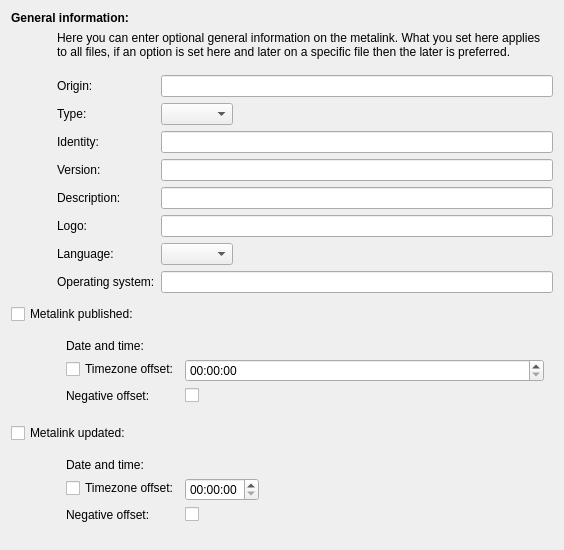
<?xml version="1.0" encoding="UTF-8"?>
<ui version="4.0">
 <class>General</class>
 <widget class="QWidget" name="General">
  <property name="geometry">
   <rect>
    <x>0</x>
    <y>0</y>
    <width>564</width>
    <height>550</height>
   </rect>
  </property>
  <property name="windowTitle">
   <string>Form</string>
  </property>
  <layout class="QGridLayout" name="gridLayout">
   <item row="3" column="1">
    <layout class="QFormLayout" name="formLayout">
     <property name="fieldGrowthPolicy">
      <enum>QFormLayout::ExpandingFieldsGrow</enum>
     </property>
     <item row="0" column="0">
      <widget class="QLabel" name="label_2">
       <property name="text">
        <string>Origin:</string>
       </property>
      </widget>
     </item>
     <item row="1" column="0">
      <widget class="QLabel" name="labelType">
       <property name="toolTip">
        <string>Dynamic means that updated metalinks can be found at &quot;Origin&quot;.</string>
       </property>
       <property name="text">
        <string>Type:</string>
       </property>
      </widget>
     </item>
     <item row="1" column="1">
      <widget class="KComboBox" name="type"/>
     </item>
     <item row="2" column="0">
      <widget class="QLabel" name="label_3">
       <property name="toolTip">
        <string extracomment="the basic identity of the metalink-file, e.g. KDE">The identity of the file</string>
       </property>
       <property name="text">
        <string>Identity:</string>
       </property>
      </widget>
     </item>
     <item row="2" column="1">
      <widget class="KLineEdit" name="identity">
       <property name="clickMessage">
        <string>Identity e.g. &quot;KDE&quot;</string>
       </property>
      </widget>
     </item>
     <item row="3" column="0">
      <widget class="QLabel" name="label_4">
       <property name="toolTip">
        <string extracomment="the version of the file e.g. 4.3 for KDE">The version of the file</string>
       </property>
       <property name="text">
        <string>Version:</string>
       </property>
      </widget>
     </item>
     <item row="3" column="1">
      <widget class="KLineEdit" name="version"/>
     </item>
     <item row="4" column="0">
      <widget class="QLabel" name="label_6">
       <property name="text">
        <string>Description:</string>
       </property>
      </widget>
     </item>
     <item row="4" column="1">
      <widget class="KLineEdit" name="description">
       <property name="showClearButton" stdset="0">
        <bool>true</bool>
       </property>
      </widget>
     </item>
     <item row="5" column="0">
      <widget class="QLabel" name="label_17">
       <property name="text">
        <string>Logo:</string>
       </property>
      </widget>
     </item>
     <item row="5" column="1">
      <widget class="KLineEdit" name="logo">
       <property name="inputMask">
        <string/>
       </property>
       <property name="clickMessage">
        <string>Url to the logo</string>
       </property>
       <property name="showClearButton" stdset="0">
        <bool>true</bool>
       </property>
      </widget>
     </item>
     <item row="6" column="0">
      <widget class="QLabel" name="label_19">
       <property name="toolTip">
        <string>The language of the file</string>
       </property>
       <property name="text">
        <string>Language:</string>
       </property>
      </widget>
     </item>
     <item row="6" column="1">
      <widget class="KComboBox" name="language"/>
     </item>
     <item row="7" column="0">
      <widget class="QLabel" name="label_20">
       <property name="text">
        <string>Operating system:</string>
       </property>
      </widget>
     </item>
     <item row="7" column="1">
      <widget class="KLineEdit" name="os">
       <property name="showClearButton" stdset="0">
        <bool>true</bool>
       </property>
      </widget>
     </item>
     <item row="0" column="1">
      <widget class="KLineEdit" name="origin">
       <property name="clickMessage">
        <string>Web-Url to the metalink</string>
       </property>
      </widget>
     </item>
    </layout>
   </item>
   <item row="6" column="1">
    <widget class="QWidget" name="publishedWidget" native="true">
     <layout class="QFormLayout" name="formLayout_2">
      <item row="0" column="0">
       <widget class="QLabel" name="label_30">
        <property name="text">
         <string>Date and time:</string>
        </property>
       </widget>
      </item>
      <item row="0" column="1">
       <widget class="KDateTimeWidget" name="published"/>
      </item>
      <item row="1" column="0">
       <widget class="QCheckBox" name="use_publishedtimeoffset">
        <property name="text">
         <string>Timezone offset:</string>
        </property>
       </widget>
      </item>
      <item row="1" column="1">
       <widget class="QTimeEdit" name="publishedoffset"/>
      </item>
      <item row="2" column="1">
       <widget class="QCheckBox" name="publishedNegative">
        <property name="text">
         <string/>
        </property>
       </widget>
      </item>
      <item row="2" column="0">
       <widget class="QLabel" name="label">
        <property name="text">
         <string>Negative offset:</string>
        </property>
       </widget>
      </item>
     </layout>
    </widget>
   </item>
   <item row="9" column="1">
    <widget class="QWidget" name="updatedWidget" native="true">
     <layout class="QFormLayout" name="formLayout_3">
      <property name="fieldGrowthPolicy">
       <enum>QFormLayout::ExpandingFieldsGrow</enum>
      </property>
      <item row="0" column="0">
       <widget class="QLabel" name="label_29">
        <property name="text">
         <string>Date and time:</string>
        </property>
       </widget>
      </item>
      <item row="0" column="1">
       <widget class="KDateTimeWidget" name="updated"/>
      </item>
      <item row="1" column="0">
       <widget class="QCheckBox" name="use_updatedtimeoffset">
        <property name="text">
         <string>Timezone offset:</string>
        </property>
       </widget>
      </item>
      <item row="1" column="1">
       <widget class="QTimeEdit" name="updatedoffset"/>
      </item>
      <item row="2" column="0">
       <widget class="QLabel" name="label_8">
        <property name="text">
         <string>Negative offset:</string>
        </property>
       </widget>
      </item>
      <item row="2" column="1">
       <widget class="QCheckBox" name="updatedNegative">
        <property name="text">
         <string/>
        </property>
       </widget>
      </item>
     </layout>
    </widget>
   </item>
   <item row="10" column="1">
    <spacer name="verticalSpacer_2">
     <property name="orientation">
      <enum>Qt::Vertical</enum>
     </property>
     <property name="sizeHint" stdset="0">
      <size>
       <width>20</width>
       <height>40</height>
      </size>
     </property>
    </spacer>
   </item>
   <item row="5" column="0" colspan="2">
    <widget class="QCheckBox" name="use_published">
     <property name="text">
      <string>Metalink published:</string>
     </property>
    </widget>
   </item>
   <item row="0" column="0" colspan="2">
    <widget class="QLabel" name="label_5">
     <property name="font">
      <font>
       <weight>75</weight>
       <bold>true</bold>
      </font>
     </property>
     <property name="text">
      <string>General information:</string>
     </property>
    </widget>
   </item>
   <item row="8" column="0" colspan="2">
    <widget class="QCheckBox" name="use_updated">
     <property name="text">
      <string>Metalink updated:</string>
     </property>
    </widget>
   </item>
   <item row="7" column="0">
    <spacer name="verticalSpacer_3">
     <property name="orientation">
      <enum>Qt::Vertical</enum>
     </property>
     <property name="sizeType">
      <enum>QSizePolicy::Fixed</enum>
     </property>
     <property name="sizeHint" stdset="0">
      <size>
       <width>40</width>
       <height>5</height>
      </size>
     </property>
    </spacer>
   </item>
   <item row="4" column="0">
    <spacer name="verticalSpacer">
     <property name="orientation">
      <enum>Qt::Vertical</enum>
     </property>
     <property name="sizeType">
      <enum>QSizePolicy::Fixed</enum>
     </property>
     <property name="sizeHint" stdset="0">
      <size>
       <width>40</width>
       <height>5</height>
      </size>
     </property>
    </spacer>
   </item>
   <item row="1" column="1">
    <widget class="QLabel" name="label_7">
     <property name="text">
      <string>Here you can enter optional general information on the metalink. What you set here applies to all files, if an option is set here and later on a specific file then the later is preferred.</string>
     </property>
     <property name="wordWrap">
      <bool>true</bool>
     </property>
    </widget>
   </item>
   <item row="2" column="1">
    <spacer name="verticalSpacer_4">
     <property name="orientation">
      <enum>Qt::Vertical</enum>
     </property>
     <property name="sizeType">
      <enum>QSizePolicy::Fixed</enum>
     </property>
     <property name="sizeHint" stdset="0">
      <size>
       <width>20</width>
       <height>10</height>
      </size>
     </property>
    </spacer>
   </item>
  </layout>
 </widget>
 <customwidgets>
  <customwidget>
   <class>KLineEdit</class>
   <extends>QLineEdit</extends>
   <header>klineedit.h</header>
  </customwidget>
  <customwidget>
   <class>KComboBox</class>
   <extends>QComboBox</extends>
   <header>kcombobox.h</header>
  </customwidget>
  <customwidget>
   <class>KDateTimeWidget</class>
   <extends>QWidget</extends>
   <header>kdatetimewidget.h</header>
  </customwidget>
 </customwidgets>
 <resources/>
 <connections>
  <connection>
   <sender>use_publishedtimeoffset</sender>
   <signal>toggled(bool)</signal>
   <receiver>publishedoffset</receiver>
   <slot>setEnabled(bool)</slot>
   <hints>
    <hint type="sourcelabel">
     <x>70</x>
     <y>372</y>
    </hint>
    <hint type="destinationlabel">
     <x>209</x>
     <y>371</y>
    </hint>
   </hints>
  </connection>
  <connection>
   <sender>use_updatedtimeoffset</sender>
   <signal>toggled(bool)</signal>
   <receiver>updatedoffset</receiver>
   <slot>setEnabled(bool)</slot>
   <hints>
    <hint type="sourcelabel">
     <x>84</x>
     <y>475</y>
    </hint>
    <hint type="destinationlabel">
     <x>232</x>
     <y>475</y>
    </hint>
   </hints>
  </connection>
  <connection>
   <sender>use_updated</sender>
   <signal>toggled(bool)</signal>
   <receiver>updatedWidget</receiver>
   <slot>setEnabled(bool)</slot>
   <hints>
    <hint type="sourcelabel">
     <x>10</x>
     <y>417</y>
    </hint>
    <hint type="destinationlabel">
     <x>62</x>
     <y>448</y>
    </hint>
   </hints>
  </connection>
  <connection>
   <sender>use_published</sender>
   <signal>toggled(bool)</signal>
   <receiver>publishedWidget</receiver>
   <slot>setEnabled(bool)</slot>
   <hints>
    <hint type="sourcelabel">
     <x>21</x>
     <y>316</y>
    </hint>
    <hint type="destinationlabel">
     <x>60</x>
     <y>341</y>
    </hint>
   </hints>
  </connection>
 </connections>
</ui>
